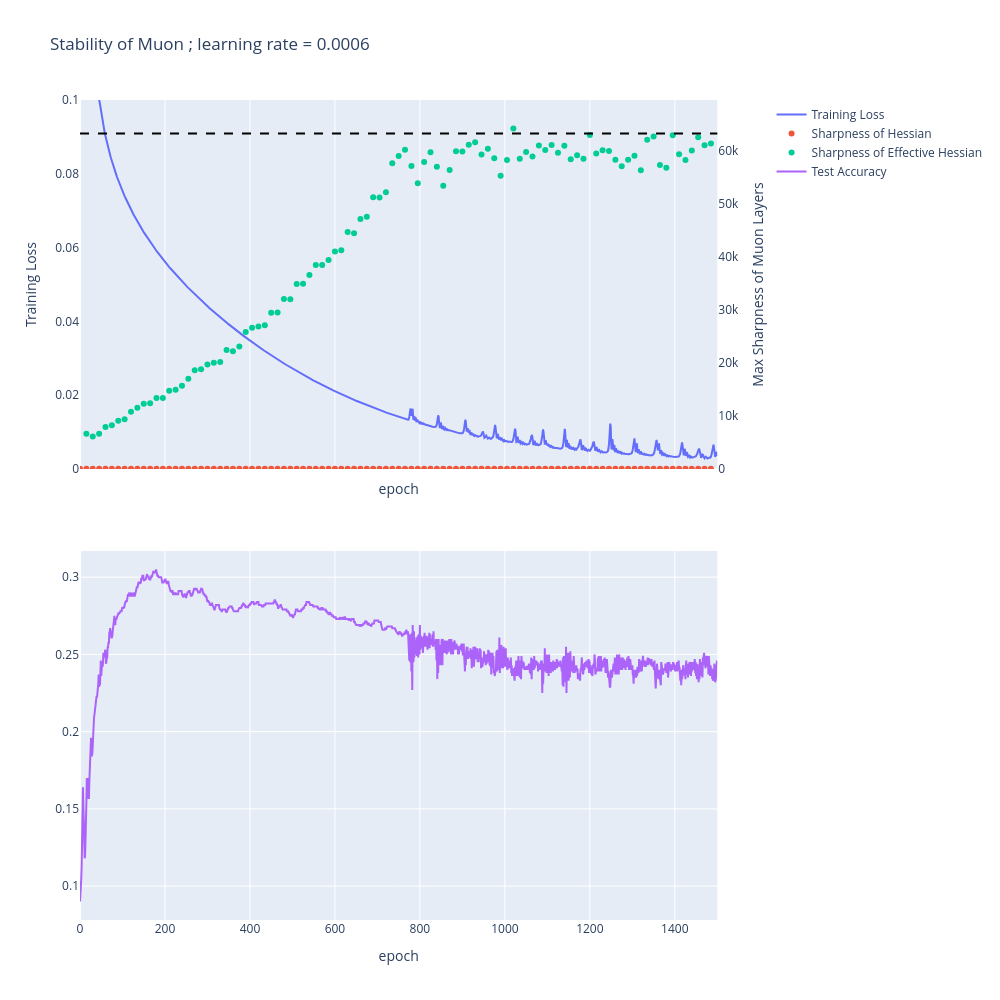

The code cell stored with this chart in its notebook:
### Code cell
plot_output_data(md, out, model_id=1)

### Figure 1 — Plotly figure (JSON) as saved in the notebook; plotly's stock layout.template omitted (floating-point values rounded to 4 significant figures; data arrays with more than 128 entries replaced by an {"elided": "..."} marker saying what was removed)
{"data": [{"line": {"width": 2}, "name": "Training Loss", "type": "scatter", "x": {"elided": "1500 int values"}, "xaxis": "x", "y": {"elided": "1500 float values"}, "yaxis": "y"}, {"line": {"width": 2}, "mode": "markers", "name": "Sharpness of Hessian", "type": "scatter", "x": {"elided": "1500 int values"}, "xaxis": "x", "y": {"elided": "1500 float values"}, "yaxis": "y2"}, {"line": {"width": 2}, "mode": "markers", "name": "Sharpness of Effective Hessian", "type": "scatter", "x": {"elided": "1500 int values"}, "xaxis": "x", "y": {"elided": "1500 float values"}, "yaxis": "y2"}, {"line": {"width": 2}, "name": "Test Accuracy", "type": "scatter", "x": {"elided": "1500 int values"}, "xaxis": "x2", "y": {"elided": "1500 float values"}, "yaxis": "y3"}], "layout": {"height": 1000, "shapes": [{"line": {"color": "black", "dash": "dash"}, "type": "line", "x0": 0, "x1": 1, "xref": "x domain", "y0": 63330.0, "y1": 63330.0, "yref": "y2"}], "title": {"text": "Stability of Muon ; learning rate = 0.0006"}, "width": 1000, "xaxis": {"anchor": "y", "domain": [0, 0.94], "matches": "x2", "range": [0, 1500], "showticklabels": false, "title": {"text": "epoch"}}, "xaxis2": {"anchor": "y3", "domain": [0, 0.94], "range": [0, 1500], "title": {"text": "epoch"}}, "yaxis": {"anchor": "x", "domain": [0.55, 1], "range": [0, 0.1], "showgrid": false, "title": {"text": "Training Loss"}}, "yaxis2": {"anchor": "x", "overlaying": "y", "range": [0, 69670.0], "showgrid": false, "side": "right", "title": {"text": "Max Sharpness of Muon Layers"}}, "yaxis3": {"anchor": "x2", "domain": [0, 0.45]}, "yaxis4": {"anchor": "x2", "overlaying": "y3", "side": "right"}}}
